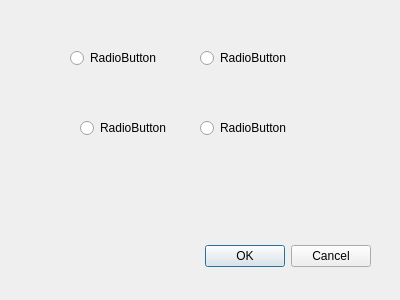
<?xml version="1.0" encoding="UTF-8"?>
<ui version="4.0">
 <class>Dialog</class>
 <widget class="QDialog" name="Dialog">
  <property name="geometry">
   <rect>
    <x>0</x>
    <y>0</y>
    <width>400</width>
    <height>300</height>
   </rect>
  </property>
  <property name="windowTitle">
   <string>Dialog</string>
  </property>
  <widget class="QDialogButtonBox" name="buttonBox">
   <property name="geometry">
    <rect>
     <x>30</x>
     <y>240</y>
     <width>341</width>
     <height>32</height>
    </rect>
   </property>
   <property name="orientation">
    <enum>Qt::Horizontal</enum>
   </property>
   <property name="standardButtons">
    <set>QDialogButtonBox::Cancel|QDialogButtonBox::Ok</set>
   </property>
  </widget>
  <widget class="QRadioButton" name="radioButton">
   <property name="geometry">
    <rect>
     <x>70</x>
     <y>50</y>
     <width>90</width>
     <height>16</height>
    </rect>
   </property>
   <property name="text">
    <string>RadioButton</string>
   </property>
   <attribute name="buttonGroup">
    <string notr="true">buttonGroup</string>
   </attribute>
  </widget>
  <widget class="QRadioButton" name="radioButton_2">
   <property name="geometry">
    <rect>
     <x>200</x>
     <y>50</y>
     <width>90</width>
     <height>16</height>
    </rect>
   </property>
   <property name="text">
    <string>RadioButton</string>
   </property>
   <attribute name="buttonGroup">
    <string notr="true">buttonGroup</string>
   </attribute>
  </widget>
  <widget class="QRadioButton" name="radioButton_3">
   <property name="geometry">
    <rect>
     <x>80</x>
     <y>120</y>
     <width>90</width>
     <height>16</height>
    </rect>
   </property>
   <property name="text">
    <string>RadioButton</string>
   </property>
   <attribute name="buttonGroup">
    <string notr="true">buttonGroup_2</string>
   </attribute>
  </widget>
  <widget class="QRadioButton" name="radioButton_4">
   <property name="geometry">
    <rect>
     <x>200</x>
     <y>120</y>
     <width>90</width>
     <height>16</height>
    </rect>
   </property>
   <property name="text">
    <string>RadioButton</string>
   </property>
   <attribute name="buttonGroup">
    <string notr="true">buttonGroup_2</string>
   </attribute>
  </widget>
 </widget>
 <resources/>
 <connections>
  <connection>
   <sender>buttonBox</sender>
   <signal>accepted()</signal>
   <receiver>Dialog</receiver>
   <slot>accept()</slot>
   <hints>
    <hint type="sourcelabel">
     <x>248</x>
     <y>254</y>
    </hint>
    <hint type="destinationlabel">
     <x>157</x>
     <y>274</y>
    </hint>
   </hints>
  </connection>
  <connection>
   <sender>buttonBox</sender>
   <signal>rejected()</signal>
   <receiver>Dialog</receiver>
   <slot>reject()</slot>
   <hints>
    <hint type="sourcelabel">
     <x>316</x>
     <y>260</y>
    </hint>
    <hint type="destinationlabel">
     <x>286</x>
     <y>274</y>
    </hint>
   </hints>
  </connection>
 </connections>
 <buttongroups>
  <buttongroup name="buttonGroup"/>
  <buttongroup name="buttonGroup_2"/>
 </buttongroups>
</ui>
